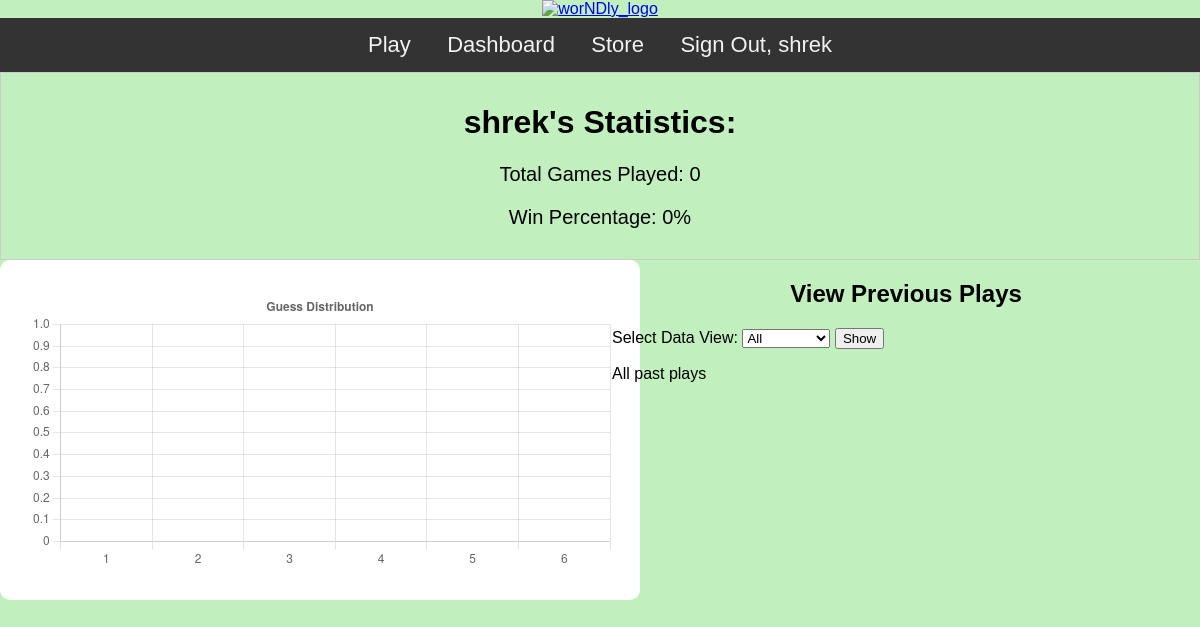
The app's page /dashboard/open_dashboard/ (signed in), older data.
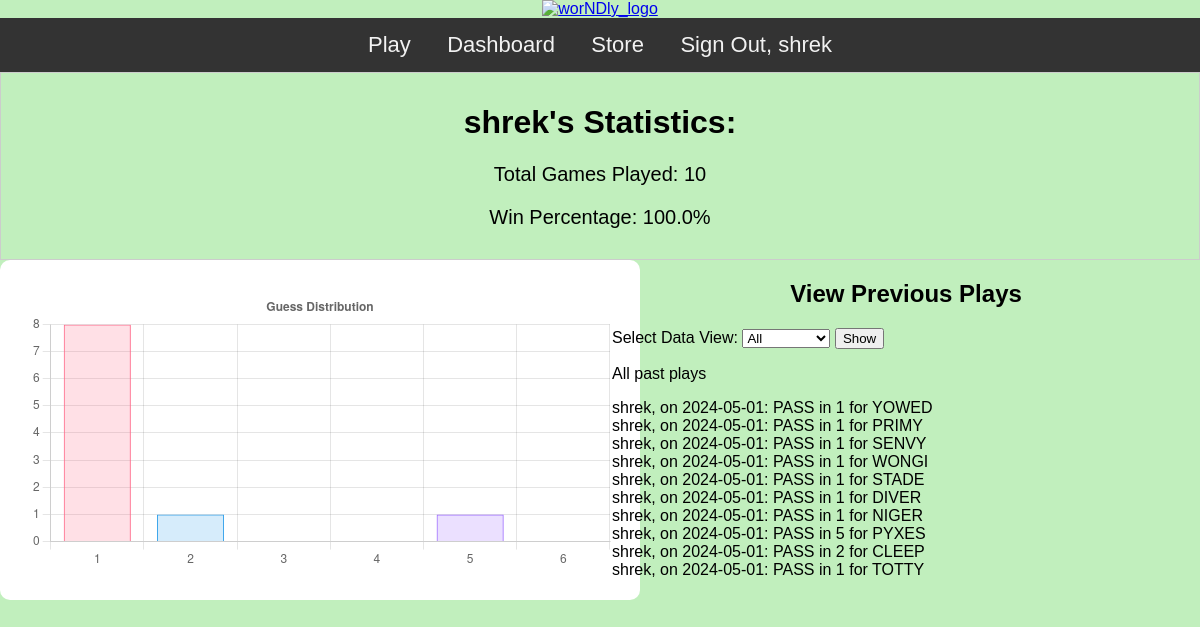
The same page, newer data.
### gameplay/models.py (models this page shows)
class GamesPlayed(models.Model):
    player = models.ForeignKey(User, on_delete=models.CASCADE)
    wordOfDayz = models.CharField(max_length=30)
    won_or_nah = models.BooleanField() # Pass/fail
    num_guesses_that_occurred = models.IntegerField() # Number of guesses
    game_play_date = models.DateField() # Date field
    def __str__(self):
        if self.won_or_nah:
            str_to_add = 'PASS'
        else:
            str_to_add = 'FAIL'
        return f'{self.player}, on {self.game_play_date}: {str_to_add} in {self.num_guesses_that_occurred} for {self.wordOfDayz}'

### dashboard/views.py (the view)
# urls.py: path('open_dashboard/', views.open_dashboard, name='open_dashboard'),
def open_dashboard(request):
    selected_data_view = request.GET.get('data-view', 'all')  # Get selected data view from the form
    listOfPlays = []
    listOfPlaysYEAR = []
    listOfPlaysMONTH = []
    listOfPlaysWEEK = []
    for g in GamesPlayed.objects.all():
        if request.user == g.player:
            listOfPlays.append(g)
        if request.user == g.player and g.game_play_date.year == datetime.datetime.now().year:
            listOfPlaysYEAR.append(g)
        if request.user == g.player and g.game_play_date.month == datetime.datetime.now().month:
            listOfPlaysMONTH.append(g)
        if request.user == g.player and g.game_play_date.isocalendar()[1] == datetime.datetime.now().isocalendar()[1]:
            listOfPlaysWEEK.append(g)
    tot = 0
    succ = 0
    perc = 0
    guess_stats = [0,0,0,0,0,0]
    for g in GamesPlayed.objects.filter(player = request.user):
        tot += 1
        if g.won_or_nah:
            succ += 1
            guess_stats[g.num_guesses_that_occurred-1] +=1
    if tot:
        perc = round((succ / tot) * 100, 1)
    return render(request, 'dashboard/firstdash.html', {
        'selected_data_view': selected_data_view,
        'listOfPlays': listOfPlays,
        'listOfPlaysYEAR': listOfPlaysYEAR,
        'listOfPlaysMONTH': listOfPlaysMONTH,
        'listOfPlaysWEEK': listOfPlaysWEEK,
        'tot': tot,
        'perc': str(perc) + '%',
        'guess_stats': guess_stats
    })

### templates/dashboard/firstdash.html (shortened to what this page needs)
{% extends "base.html" %}
{% block content %}
<div class="info-box">
    <h1>{{ user.username }}'s Statistics:</h1>
    <p style="font-size:20px">Total Games Played: {{tot}}</p>
    <p style="font-size:20px">Win Percentage: {{perc}}</p>
</div>
<div class="container">
    <div class="left-column">
        <body>
            <div class="chart-container" >
                <canvas id="distributionChart"></canvas>
            </div>
            <script>
                let guessStatsData = {{ guess_stats|safe }} // Directly use guess_stats as an array
                let ctx = document.getElementById('distributionChart').getContext('2d');
                let distributionChart = new Chart(ctx, {
                    type: 'bar',
                    data: {
                        labels: ['1', '2', '3', '4', '5', '6'],
                        datasets: [{
                            label: 'Guess Distribution',
                            data: guessStatsData, // Set data directly to guess_stats array
                            backgroundColor: [
                                'rgba(255, 99, 132, 0.2)',
                                'rgba(54, 162, 235, 0.2)',
                                'rgba(255, 206, 86, 0.2)',
                                'rgba(75, 192, 192, 0.2)',
                                'rgba(153, 102, 255, 0.2)',
                                'rgba(255, 159, 64, 0.2)'
                            ],
                            borderColor: [
                                'rgba(255, 99, 132, 1)',
                                'rgba(54, 162, 235, 1)',
                                'rgba(255, 206, 86, 1)',
                                'rgba(75, 192, 192, 1)',
                                'rgba(153, 102, 255, 1)',
                                'rgba(255, 159, 64, 1)'
                            ],
                            borderWidth: 1
                        }]
                    },
                    options: {
                        plugins: {
                            title: {
                                display: true,
                                text: 'Guess Distribution'
                            },
                            legend: {
                                display: false
                            }
                        },
                        scales: {
                            y: {
                                beginAtZero: true
                            }
                        },
                        layout: {
                            padding: {
                                left: 10,
                                right: 10,
                                top: 10,
                                bottom: 10
                            }
                        },
                    }
                });
            </script>
        </body>
    </div>
    <div class="right-column">
        <h2 style = "text-align: center">View Previous Plays</h2>
        <form method="get">
            <label for="data-view">Select Data View:</label>
            <select id="data-view" name="data-view">
                <option value="all">All</option>
            </select>
            <button type="submit">Show</button>
        </form>
        {% if selected_data_view == 'all' %}
            <p>All past plays</p>
            {% for l in listOfPlays %}
                <div>{{ l }}</div>
            {% endfor %}
        {% elif selected_data_view == 'year' %}
            <p>This year's plays</p>
            {% for l in listOfPlaysYEAR %}
                <div>{{ l }}</div>
            {% endfor %}
        {% elif selected_data_view == 'month' %}
            <p>This month's plays</p>
            {% for l in listOfPlaysMONTH %}
                <div>{{ l }}</div>
            {% endfor %}
        {% elif selected_data_view == 'week' %}
            <p>This week's plays</p>
            {% for l in listOfPlaysWEEK %}
                <div>{{ l }}</div>
            {% endfor %}
        {% endif %}
    </div>
</div>
{% endblock %}

### templates/base.html (shortened to what this page needs)
{% load static %}
<!DOCTYPE html>
<html>
<head>
  <div style="text-align: center;">
    <a href="https://www.youtube.com/watch?v=xvFZjo5PgG0">
      <img src='https://i.postimg.cc/5t8dN86w/Screenshot-2024-04-29-at-11-01-50-PM.png' alt="worNDly_logo" style="width: 100%;">
    </a>
  </div>
  <link rel="stylesheet" href="https://cdn.datatables.net/1.13.7/css/jquery.dataTables.min.css">
</head>
<body>
  <div class="navbar">
    {% if user.is_authenticated %}
      <a href="{% url 'gameplay:desired_lang' %}">Play</a>
      <a href="{% url 'dashboard:open_dashboard' %}">Dashboard</a>
      <a href="{% url 'store:purchase_games' %}">Store</a>
      <a href="{% url 'homepage' %}">Sign Out, {{ user.username }}</a>
    {% endif %}
  </div>
  <div id="content">
    {% block content %}
    {% endblock %}
  </div>
</body>
</html>

### templates/base.html (style rules this page uses)
body { margin: 0; font-family: Arial, Helvetica, sans-serif; background-color: #C1EFBD; }
.navbar { overflow: hidden; background-color: #333; text-align: center; }
.navbar a { color: #f2f2f2; text-align: center; padding: 14px 16px; text-decoration: none; font-size: 22px; display: inline-block; }

### templates/dashboard/firstdash.html (style rules this page uses)
.container { display: flex; justify-content: space-between; }
.left-column, .right-column { width: 49%; }
.info-box { border: 1px solid #ccc; padding: 10px; text-align: center; }
.chart-container { display: flex; justify-content: center; background-color: white; border-radius: 10px; padding: 20px; width: 600px; margin: auto; }

Row changes from the older to the newer data that the page shows:
added GamesPlayed: won_or_nah+player+game_play_date "shrek, on 2024-05-01: PASS in 1 for YOWED"
added GamesPlayed: won_or_nah+player+game_play_date "shrek, on 2024-05-01: PASS in 1 for PRIMY"
added GamesPlayed: won_or_nah+player+game_play_date "shrek, on 2024-05-01: PASS in 1 for SENVY"
added GamesPlayed: won_or_nah+player+game_play_date "shrek, on 2024-05-01: PASS in 1 for WONGI"
added GamesPlayed: won_or_nah+player+game_play_date "shrek, on 2024-05-01: PASS in 1 for STADE"
added GamesPlayed: won_or_nah+player+game_play_date "shrek, on 2024-05-01: PASS in 1 for DIVER"
added GamesPlayed: won_or_nah+player+game_play_date "shrek, on 2024-05-01: PASS in 1 for NIGER"
added GamesPlayed: won_or_nah+player+game_play_date "shrek, on 2024-05-01: PASS in 5 for PYXES"
added GamesPlayed: won_or_nah+player+game_play_date "shrek, on 2024-05-01: PASS in 2 for CLEEP"
added GamesPlayed: won_or_nah+player+game_play_date "shrek, on 2024-05-01: PASS in 1 for TOTTY"
Text that changed along with them:
{{ tot }}: "0" → "10"
{{ perc }}: "0%" → "100.0%"
chart data {{ guess_stats|safe }}: [0, 0, 0, 0, 0, 0] → [8, 1, 0, 0, 1, 0]
